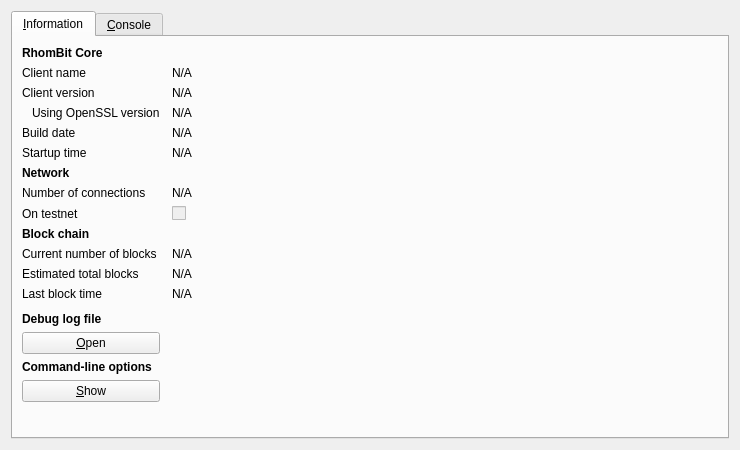
<?xml version="1.0" encoding="UTF-8"?>
<ui version="4.0">
 <class>RPCConsole</class>
 <widget class="QDialog" name="RPCConsole">
  <property name="geometry">
   <rect>
    <x>0</x>
    <y>0</y>
    <width>740</width>
    <height>450</height>
   </rect>
  </property>
  <property name="windowTitle">
   <string>RhomBit - Debug window</string>
  </property>
    <property name="styleSheet">
   <string notr="true">background-image: url(:/images/gr);</string>
  </property>
  <layout class="QVBoxLayout" name="verticalLayout_2">
   <item>
    <widget class="QTabWidget" name="tabWidget">
     <property name="currentIndex">
      <number>0</number>
     </property>
     <widget class="QWidget" name="tab_info">
      <attribute name="title">
       <string>&amp;Information</string>
      </attribute>
      <layout class="QGridLayout" name="gridLayout" columnstretch="0,1">
       <property name="horizontalSpacing">
        <number>12</number>
       </property>
       <item row="0" column="0">
        <widget class="QLabel" name="label_9">
         <property name="font">
          <font>
           <weight>75</weight>
           <bold>true</bold>
          </font>
         </property>
         <property name="text">
          <string>RhomBit Core</string>
         </property>
        </widget>
       </item>
       <item row="1" column="0">
        <widget class="QLabel" name="label_5">
         <property name="text">
          <string>Client name</string>
         </property>
        </widget>
       </item>
       <item row="1" column="1">
        <widget class="QLabel" name="clientName">
         <property name="cursor">
          <cursorShape>IBeamCursor</cursorShape>
         </property>
         <property name="text">
          <string>N/A</string>
         </property>
         <property name="textFormat">
          <enum>Qt::PlainText</enum>
         </property>
         <property name="textInteractionFlags">
          <set>Qt::LinksAccessibleByMouse|Qt::TextSelectableByKeyboard|Qt::TextSelectableByMouse</set>
         </property>
        </widget>
       </item>
       <item row="2" column="0">
        <widget class="QLabel" name="label_6">
         <property name="text">
          <string>Client version</string>
         </property>
        </widget>
       </item>
       <item row="2" column="1">
        <widget class="QLabel" name="clientVersion">
         <property name="cursor">
          <cursorShape>IBeamCursor</cursorShape>
         </property>
         <property name="text">
          <string>N/A</string>
         </property>
         <property name="textFormat">
          <enum>Qt::PlainText</enum>
         </property>
         <property name="textInteractionFlags">
          <set>Qt::LinksAccessibleByMouse|Qt::TextSelectableByKeyboard|Qt::TextSelectableByMouse</set>
         </property>
        </widget>
       </item>
       <item row="3" column="0">
        <widget class="QLabel" name="label_14">
         <property name="text">
          <string>Using OpenSSL version</string>
         </property>
         <property name="indent">
          <number>10</number>
         </property>
        </widget>
       </item>
       <item row="3" column="1">
        <widget class="QLabel" name="openSSLVersion">
         <property name="cursor">
          <cursorShape>IBeamCursor</cursorShape>
         </property>
         <property name="text">
          <string>N/A</string>
         </property>
         <property name="textFormat">
          <enum>Qt::PlainText</enum>
         </property>
         <property name="textInteractionFlags">
          <set>Qt::LinksAccessibleByMouse|Qt::TextSelectableByKeyboard|Qt::TextSelectableByMouse</set>
         </property>
        </widget>
       </item>
       <item row="4" column="0">
        <widget class="QLabel" name="label_12">
         <property name="text">
          <string>Build date</string>
         </property>
        </widget>
       </item>
       <item row="4" column="1">
        <widget class="QLabel" name="buildDate">
         <property name="cursor">
          <cursorShape>IBeamCursor</cursorShape>
         </property>
         <property name="text">
          <string>N/A</string>
         </property>
         <property name="textFormat">
          <enum>Qt::PlainText</enum>
         </property>
         <property name="textInteractionFlags">
          <set>Qt::LinksAccessibleByMouse|Qt::TextSelectableByKeyboard|Qt::TextSelectableByMouse</set>
         </property>
        </widget>
       </item>
       <item row="5" column="0">
        <widget class="QLabel" name="label_13">
         <property name="text">
          <string>Startup time</string>
         </property>
        </widget>
       </item>
       <item row="5" column="1">
        <widget class="QLabel" name="startupTime">
         <property name="cursor">
          <cursorShape>IBeamCursor</cursorShape>
         </property>
         <property name="text">
          <string>N/A</string>
         </property>
         <property name="textFormat">
          <enum>Qt::PlainText</enum>
         </property>
         <property name="textInteractionFlags">
          <set>Qt::LinksAccessibleByMouse|Qt::TextSelectableByKeyboard|Qt::TextSelectableByMouse</set>
         </property>
        </widget>
       </item>
       <item row="6" column="0">
        <widget class="QLabel" name="label_11">
         <property name="font">
          <font>
           <weight>75</weight>
           <bold>true</bold>
          </font>
         </property>
         <property name="text">
          <string>Network</string>
         </property>
        </widget>
       </item>
       <item row="7" column="0">
        <widget class="QLabel" name="label_7">
         <property name="text">
          <string>Number of connections</string>
         </property>
        </widget>
       </item>
       <item row="7" column="1">
        <widget class="QLabel" name="numberOfConnections">
         <property name="cursor">
          <cursorShape>IBeamCursor</cursorShape>
         </property>
         <property name="text">
          <string>N/A</string>
         </property>
         <property name="textFormat">
          <enum>Qt::PlainText</enum>
         </property>
         <property name="textInteractionFlags">
          <set>Qt::LinksAccessibleByMouse|Qt::TextSelectableByKeyboard|Qt::TextSelectableByMouse</set>
         </property>
        </widget>
       </item>
       <item row="8" column="0">
        <widget class="QLabel" name="label_8">
         <property name="text">
          <string>On testnet</string>
         </property>
        </widget>
       </item>
       <item row="8" column="1">
        <widget class="QCheckBox" name="isTestNet">
         <property name="enabled">
          <bool>false</bool>
         </property>
         <property name="text">
          <string/>
         </property>
        </widget>
       </item>
       <item row="9" column="0">
        <widget class="QLabel" name="label_10">
         <property name="font">
          <font>
           <weight>75</weight>
           <bold>true</bold>
          </font>
         </property>
         <property name="text">
          <string>Block chain</string>
         </property>
        </widget>
       </item>
       <item row="10" column="0">
        <widget class="QLabel" name="label_3">
         <property name="text">
          <string>Current number of blocks</string>
         </property>
        </widget>
       </item>
       <item row="10" column="1">
        <widget class="QLabel" name="numberOfBlocks">
         <property name="cursor">
          <cursorShape>IBeamCursor</cursorShape>
         </property>
         <property name="text">
          <string>N/A</string>
         </property>
         <property name="textFormat">
          <enum>Qt::PlainText</enum>
         </property>
         <property name="textInteractionFlags">
          <set>Qt::LinksAccessibleByMouse|Qt::TextSelectableByKeyboard|Qt::TextSelectableByMouse</set>
         </property>
        </widget>
       </item>
       <item row="11" column="0">
        <widget class="QLabel" name="label_4">
         <property name="text">
          <string>Estimated total blocks</string>
         </property>
        </widget>
       </item>
       <item row="11" column="1">
        <widget class="QLabel" name="totalBlocks">
         <property name="cursor">
          <cursorShape>IBeamCursor</cursorShape>
         </property>
         <property name="text">
          <string>N/A</string>
         </property>
         <property name="textFormat">
          <enum>Qt::PlainText</enum>
         </property>
         <property name="textInteractionFlags">
          <set>Qt::LinksAccessibleByMouse|Qt::TextSelectableByKeyboard|Qt::TextSelectableByMouse</set>
         </property>
        </widget>
       </item>
       <item row="12" column="0">
        <widget class="QLabel" name="label_2">
         <property name="text">
          <string>Last block time</string>
         </property>
        </widget>
       </item>
       <item row="12" column="1">
        <widget class="QLabel" name="lastBlockTime">
         <property name="cursor">
          <cursorShape>IBeamCursor</cursorShape>
         </property>
         <property name="text">
          <string>N/A</string>
         </property>
         <property name="textFormat">
          <enum>Qt::PlainText</enum>
         </property>
         <property name="textInteractionFlags">
          <set>Qt::LinksAccessibleByMouse|Qt::TextSelectableByKeyboard|Qt::TextSelectableByMouse</set>
         </property>
        </widget>
       </item>
       <item row="13" column="0">
        <spacer name="verticalSpacer_2">
         <property name="orientation">
          <enum>Qt::Vertical</enum>
         </property>
         <property name="sizeHint" stdset="0">
          <size>
           <width>20</width>
           <height>20</height>
          </size>
         </property>
        </spacer>
       </item>
       <item row="14" column="0">
        <widget class="QLabel" name="labelDebugLogfile">
         <property name="font">
          <font>
           <weight>75</weight>
           <bold>true</bold>
          </font>
         </property>
         <property name="text">
          <string>Debug log file</string>
         </property>
        </widget>
       </item>
       <item row="15" column="0">
        <widget class="QPushButton" name="openDebugLogfileButton">
         <property name="toolTip">
          <string>Open the RhomBit debug log file from the current data directory. This can take a few seconds for large log files.</string>
         </property>
         <property name="text">
          <string>&amp;Open</string>
         </property>
         <property name="autoDefault">
          <bool>false</bool>
         </property>
        </widget>
       </item>
       <item row="16" column="0">
        <widget class="QLabel" name="labelCLOptions">
         <property name="font">
          <font>
           <weight>75</weight>
           <bold>true</bold>
          </font>
         </property>
         <property name="text">
          <string>Command-line options</string>
         </property>
        </widget>
       </item>
       <item row="17" column="0">
        <widget class="QPushButton" name="showCLOptionsButton">
         <property name="toolTip">
          <string>Show the RhomBit-Qt help message to get a list with possible RhomBit command-line options.</string>
         </property>
         <property name="text">
          <string>&amp;Show</string>
         </property>
         <property name="autoDefault">
          <bool>false</bool>
         </property>
        </widget>
       </item>
       <item row="18" column="0">
        <spacer name="verticalSpacer">
         <property name="orientation">
          <enum>Qt::Vertical</enum>
         </property>
         <property name="sizeHint" stdset="0">
          <size>
           <width>20</width>
           <height>40</height>
          </size>
         </property>
        </spacer>
       </item>
      </layout>
     </widget>
     <widget class="QWidget" name="tab_console">
      <attribute name="title">
       <string>&amp;Console</string>
      </attribute>
      <layout class="QVBoxLayout" name="verticalLayout_3">
       <property name="spacing">
        <number>3</number>
       </property>
       <item>
        <widget class="QTextEdit" name="messagesWidget">
         <property name="minimumSize">
          <size>
           <width>0</width>
           <height>100</height>
          </size>
         </property>
         <property name="readOnly">
          <bool>true</bool>
         </property>
         <property name="tabKeyNavigation" stdset="0">
          <bool>false</bool>
         </property>
         <property name="columnCount" stdset="0">
          <number>2</number>
         </property>
        </widget>
       </item>
       <item>
        <layout class="QHBoxLayout" name="horizontalLayout">
         <property name="spacing">
          <number>3</number>
         </property>
         <item>
          <widget class="QLabel" name="label">
           <property name="text">
            <string notr="true">&gt;</string>
           </property>
          </widget>
         </item>
         <item>
          <widget class="QLineEdit" name="lineEdit"/>
         </item>
         <item>
          <widget class="QPushButton" name="clearButton">
           <property name="maximumSize">
            <size>
             <width>24</width>
             <height>24</height>
            </size>
           </property>
           <property name="toolTip">
            <string>Clear console</string>
           </property>
           <property name="text">
            <string/>
           </property>
           <property name="icon">
            <iconset resource="../bitcoin.qrc">
             <normaloff>:/icons/remove</normaloff>:/icons/remove</iconset>
           </property>
           <property name="shortcut">
            <string notr="true">Ctrl+L</string>
           </property>
           <property name="autoDefault">
            <bool>false</bool>
           </property>
          </widget>
         </item>
        </layout>
       </item>
      </layout>
     </widget>
    </widget>
   </item>
  </layout>
 </widget>
 <resources>
  <include location="../bitcoin.qrc"/>
 </resources>
 <connections/>
</ui>
